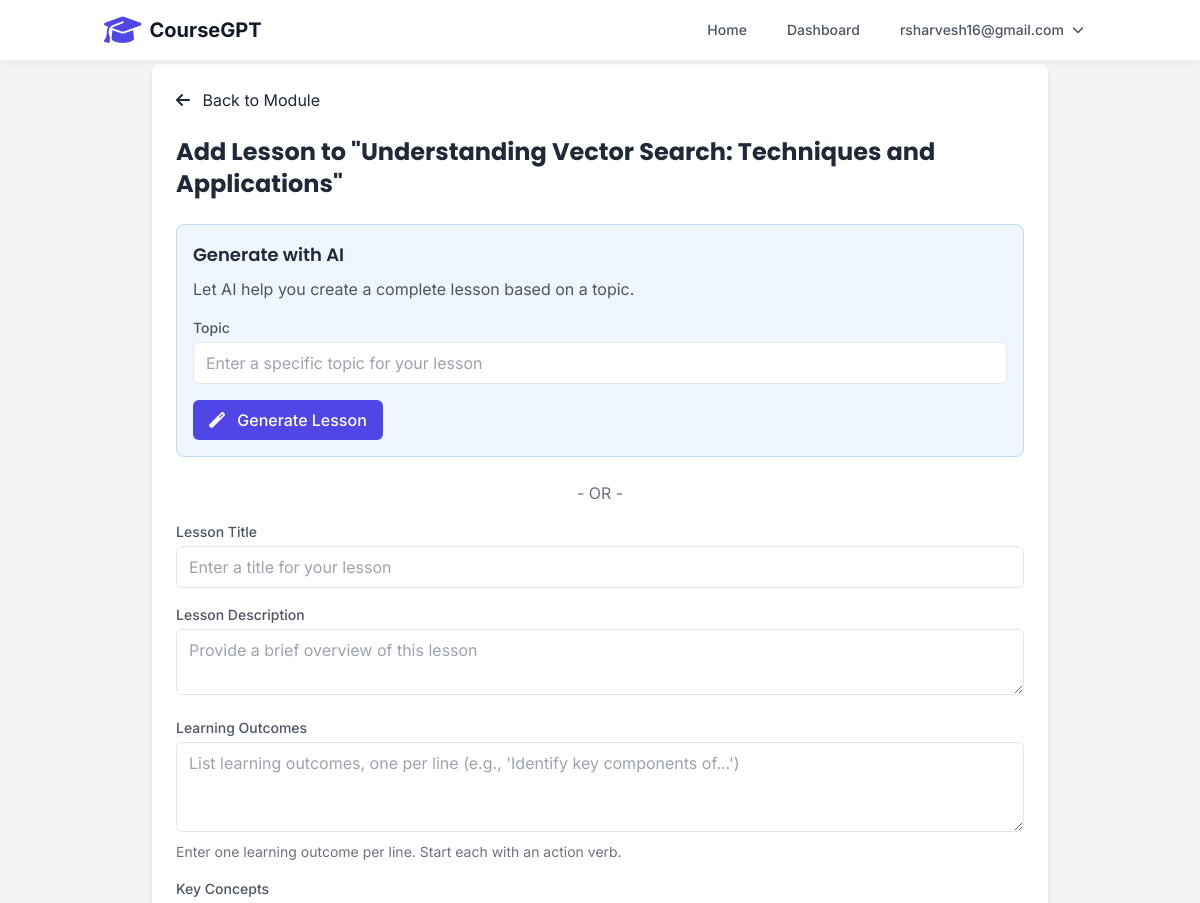
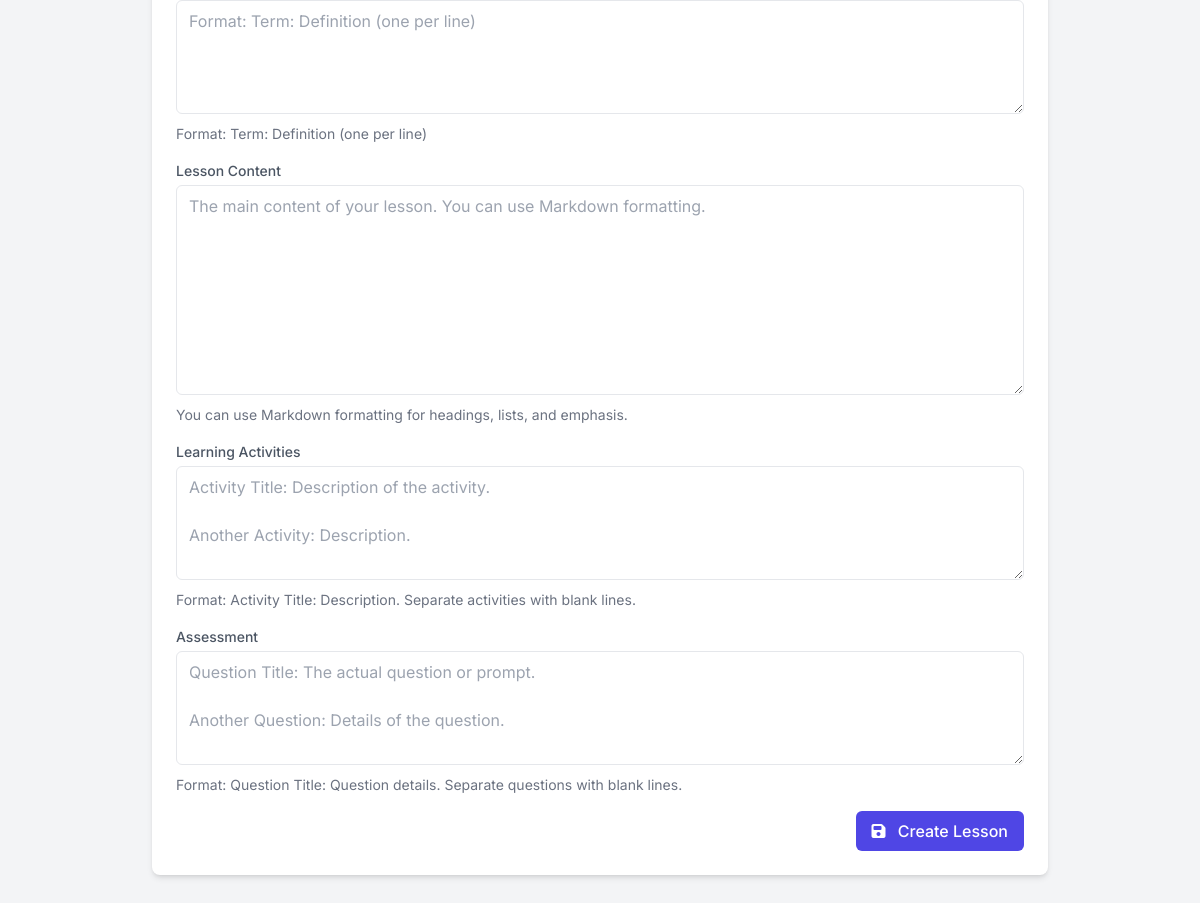
/modules/d39be7f7-e510-4f72-8886-13f02bca938c/lessons/new (signed in), run on the app's committed database (2 pictures, top to bottom).
### tables this page shows
CREATE TABLE users (
        id INTEGER PRIMARY KEY AUTOINCREMENT,
        username TEXT UNIQUE NOT NULL,
        email TEXT UNIQUE NOT NULL,
        hashed_password TEXT NOT NULL,
        disabled BOOLEAN NOT NULL DEFAULT 0,
        created_at TIMESTAMP DEFAULT CURRENT_TIMESTAMP
    );

CREATE TABLE modules (
        id TEXT PRIMARY KEY,
        course_id TEXT NOT NULL,
        title TEXT NOT NULL,
        description TEXT NOT NULL,
        prerequisites TEXT,
        difficulty TEXT NOT NULL,
        estimated_time TEXT,
        FOREIGN KEY (course_id) REFERENCES courses (id)
    );

### app.py (the view)
@app.get("/modules/{module_id}/lessons/new", response_class=HTMLResponse)
async def new_lesson_form(request: Request, module_id: str):
    user = await get_current_user(request)
    if not user:
        return RedirectResponse(url="/login", status_code=status.HTTP_302_FOUND)
    module = get_module(module_id)
    if not module:
        raise HTTPException(status_code=404, detail="Module not found")
    course = get_course(module.course_id)
    return templates.TemplateResponse(
        "lesson_form.html",
        {"request": request, "user": user, "module": module, "course": course, "ai_generate": True}
    )

### templates/lesson_form.html (shortened to what this page needs)
{% extends "base.html" %}
{% block content %}
<div class="max-w-4xl mx-auto bg-white rounded-lg shadow-md p-6">
    <div class="mb-6">
        <a href="/modules/{{ module.id }}" class="text-primary hover:text-primary-dark">
            <i class="fas fa-arrow-left mr-2"></i> Back to Module
        </a>
    </div>
    <h2 class="text-2xl font-bold mb-6">Add Lesson to "{{ module.title }}"</h2>
    {% if ai_generate %}
    <div class="mb-6 p-4 bg-blue-50 rounded-lg border border-blue-200" x-data="{ generating: false, topic: '' }">
        <h3 class="text-lg font-semibold mb-2">Generate with AI</h3>
        <p class="text-gray-600 mb-4">Let AI help you create a complete lesson based on a topic.</p>
        <div class="mb-4">
            <label for="topic" class="label">Topic</label>
            <input type="text" id="topic" x-model="topic" class="form-control" placeholder="Enter a specific topic for your lesson">
        </div>
        <button
            @click="
                if(topic.trim() === '') {
                    alert('Please enter a topic');
                    return;
                }
                generating = true;
                fetch('/modules/{{ module.id }}/lessons/generate', {
                    method: 'POST',
                    headers: {
                        'Content-Type': 'application/x-www-form-urlencoded',
                    },
                    body: new URLSearchParams({
                        'topic': topic
                    })
                })
                .then(response => response.json())
                .then(data => {
                    generating = false;
                    if(data.success) {
                        window.location.href = '/lessons/' + data.lesson_id;
                    } else {
                        alert('Error: ' + data.error);
                    }
                })
                .catch(error => {
                    generating = false;
                    alert('Error: ' + error);
                });
            "
            class="btn-primary"
            :disabled="generating"
        >
            <template x-if="!generating">
                <span><i class="fas fa-magic mr-2"></i> Generate Lesson</span>
            </template>
        </button>
    </div>
    <div class="text-center text-gray-500 my-4">- OR -</div>
    {% endif %}
    <form method="POST" action="/modules/{{ module.id }}/lessons/new">
        <div class="mb-4">
            <label for="title" class="label">Lesson Title</label>
            <input type="text" id="title" name="title" class="form-control" placeholder="Enter a title for your lesson" required>
        </div>
        <div class="mb-4">
            <label for="description" class="label">Lesson Description</label>
            <textarea id="description" name="description" class="form-control" rows="2" placeholder="Provide a brief overview of this lesson" required></textarea>
        </div>
        <div class="mb-4">
            <label for="learning_outcomes" class="label">Learning Outcomes</label>
            <textarea id="learning_outcomes" name="learning_outcomes" class="form-control" rows="3" placeholder="List learning outcomes, one per line (e.g., 'Identify key components of...')"></textarea>
            <p class="text-sm text-gray-500 mt-1">Enter one learning outcome per line. Start each with an action verb.</p>
        </div>
        <div class="mb-4">
            <label for="key_concepts" class="label">Key Concepts</label>
            <textarea id="key_concepts" name="key_concepts" class="form-control" rows="4" placeholder="Format: Term: Definition (one per line)"></textarea>
            <p class="text-sm text-gray-500 mt-1">Format: Term: Definition (one per line)</p>
        </div>
        <div class="mb-4">
            <label for="content" class="label">Lesson Content</label>
            <textarea id="content" name="content" class="form-control" rows="8" placeholder="The main content of your lesson. You can use Markdown formatting."></textarea>
            <p class="text-sm text-gray-500 mt-1">You can use Markdown formatting for headings, lists, and emphasis.</p>
        </div>
        <div class="mb-4">
            <label for="activities" class="label">Learning Activities</label>
            <textarea id="activities" name="activities" class="form-control" rows="4" placeholder="Activity Title: Description of the activity.&#10;&#10;Another Activity: Description."></textarea>
            <p class="text-sm text-gray-500 mt-1">Format: Activity Title: Description. Separate activities with blank lines.</p>
        </div>
        <div class="mb-4">
            <label for="assessment" class="label">Assessment</label>
            <textarea id="assessment" name="assessment" class="form-control" rows="4" placeholder="Question Title: The actual question or prompt.&#10;&#10;Another Question: Details of the question."></textarea>
            <p class="text-sm text-gray-500 mt-1">Format: Question Title: Question details. Separate questions with blank lines.</p>
        </div>
        <div class="flex justify-end">
            <button type="submit" class="btn-primary">
                <i class="fas fa-save mr-2"></i> Create Lesson
            </button>
        </div>
    </form>
</div>
{% endblock %}

### templates/base.html (shortened to what this page needs)
<!DOCTYPE html>
<html lang="en">
<head>
    <script src="https://cdn.tailwindcss.com"></script>
    <link rel="stylesheet" href="https://cdnjs.cloudflare.com/ajax/libs/font-awesome/6.4.0/css/all.min.css">
    <link rel="stylesheet" href="https://cdnjs.cloudflare.com/ajax/libs/highlight.js/11.7.0/styles/atom-one-dark.min.css">
</head>
<body x-data="{ mobileMenuOpen: false }">
    <nav class="navbar fixed w-full z-10 top-0">
        <div class="container mx-auto px-4 py-3 flex justify-between items-center">
            <div class="flex items-center">
                <a href="/" class="flex items-center">
                    <div class="logo-animation mr-2 text-3xl text-indigo-600">
                        <i class="fas fa-graduation-cap"></i>
                    </div>
                    <span class="text-xl font-bold text-gray-900">CourseGPT</span>
                </a>
            </div>
            <div class="hidden md:flex items-center space-x-4">
                <a href="/" class="text-gray-600 hover:text-indigo-600 px-3 py-2 rounded-md text-sm font-medium">Home</a>
                <a href="/dashboard" class="text-gray-600 hover:text-indigo-600 px-3 py-2 rounded-md text-sm font-medium">Dashboard</a>
                {% if user %}
                <div class="relative" x-data="{ open: false }">
                    <button @click="open = !open" class="flex items-center text-gray-600 hover:text-indigo-600 px-3 py-2 rounded-md text-sm font-medium">
                        <span>{{ user.username }}</span>
                        <i class="fas fa-chevron-down ml-2 text-xs"></i>
                    </button>
                </div>
                {% else %}
                <a href="/login" class="text-gray-600 hover:text-indigo-600 px-3 py-2 rounded-md text-sm font-medium">Login</a>
                <a href="/register" class="bg-indigo-600 hover:bg-indigo-700 text-white px-4 py-2 rounded-md text-sm font-medium">Sign Up</a>
                {% endif %}
            </div>
        </div>
    </nav>
    <div class="pt-16 min-h-screen">
        {% block content %}{% endblock %}
    </div>
</body>
</html>

### templates/base.html (style rules this page uses)
:root { --primary: #4f46e5; --primary-dark: #4338ca; --secondary: #10b981; --dark: #1f2937; --light: #f9fafb; --gray: #6b7280; --success: #10b981; --warning: #f59e0b; --danger: #ef4444; }
body { font-family: 'Inter', sans-serif; background-color: #f3f4f6; color: #1f2937; }
h1, h2, h3, h4, h5, h6 { font-family: 'Poppins', sans-serif; }
.navbar { background-color: #fff; box-shadow: 0 2px 10px rgba(0, 0, 0, 0.05); }
.btn-primary { background-color: var(--primary); color: white; padding: 0.5rem 1rem; border-radius: 0.375rem; font-weight: 500; transition: all 0.3s ease; }
.form-control { width: 100%; padding: 0.5rem 0.75rem; border: 1px solid #e5e7eb; border-radius: 0.375rem; transition: all 0.3s ease; }
.label { font-weight: 500; font-size: 0.875rem; color: #4b5563; margin-bottom: 0.25rem; display: block; }

### data on the page
users: username "rsharvesh16@gmail.com"
modules: title "Understanding Vector Search: Techniques and Applications"
